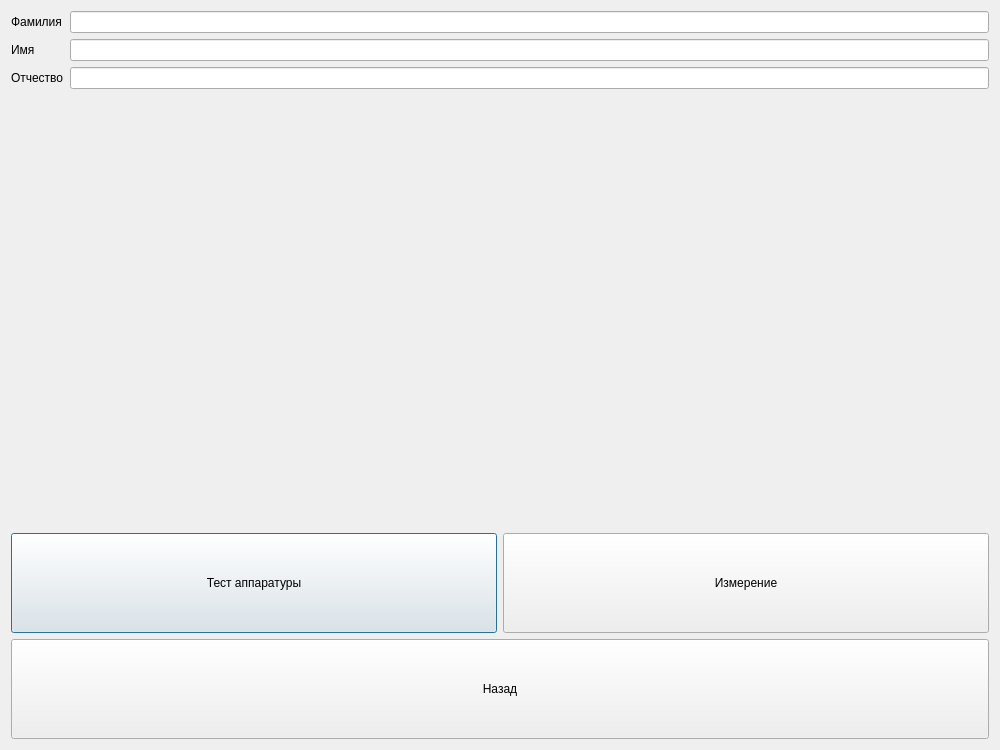
<?xml version="1.0" encoding="UTF-8"?>
<ui version="4.0">
 <class>Neutron</class>
 <widget class="QDialog" name="Neutron">
  <property name="geometry">
   <rect>
    <x>0</x>
    <y>0</y>
    <width>1000</width>
    <height>750</height>
   </rect>
  </property>
  <property name="windowTitle">
   <string>Dialog</string>
  </property>
  <layout class="QVBoxLayout" name="verticalLayout_3">
   <item>
    <layout class="QFormLayout" name="formLayout">
     <item row="0" column="0">
      <layout class="QVBoxLayout" name="verticalLayout_2">
       <item>
        <widget class="QLabel" name="label">
         <property name="text">
          <string>Фамилия</string>
         </property>
        </widget>
       </item>
       <item>
        <widget class="QLabel" name="label_2">
         <property name="text">
          <string>Имя</string>
         </property>
        </widget>
       </item>
       <item>
        <widget class="QLabel" name="label_3">
         <property name="text">
          <string>Отчество</string>
         </property>
        </widget>
       </item>
      </layout>
     </item>
     <item row="0" column="1">
      <layout class="QVBoxLayout" name="verticalLayout">
       <item>
        <widget class="QLineEdit" name="lineEdit"/>
       </item>
       <item>
        <widget class="QLineEdit" name="lineEdit_2"/>
       </item>
       <item>
        <widget class="QLineEdit" name="lineEdit_3"/>
       </item>
      </layout>
     </item>
    </layout>
   </item>
   <item>
    <layout class="QHBoxLayout" name="horizontalLayout">
     <item>
      <widget class="QPushButton" name="pushButton_2">
       <property name="sizePolicy">
        <sizepolicy hsizetype="Minimum" vsizetype="Maximum">
         <horstretch>0</horstretch>
         <verstretch>0</verstretch>
        </sizepolicy>
       </property>
       <property name="minimumSize">
        <size>
         <width>0</width>
         <height>100</height>
        </size>
       </property>
       <property name="text">
        <string>Тест аппаратуры</string>
       </property>
      </widget>
     </item>
     <item>
      <widget class="QPushButton" name="pushButton_3">
       <property name="sizePolicy">
        <sizepolicy hsizetype="Minimum" vsizetype="Maximum">
         <horstretch>0</horstretch>
         <verstretch>0</verstretch>
        </sizepolicy>
       </property>
       <property name="minimumSize">
        <size>
         <width>0</width>
         <height>100</height>
        </size>
       </property>
       <property name="text">
        <string>Измерение</string>
       </property>
      </widget>
     </item>
    </layout>
   </item>
   <item>
    <widget class="QPushButton" name="pushButton">
     <property name="sizePolicy">
      <sizepolicy hsizetype="Minimum" vsizetype="Maximum">
       <horstretch>0</horstretch>
       <verstretch>0</verstretch>
      </sizepolicy>
     </property>
     <property name="minimumSize">
      <size>
       <width>0</width>
       <height>100</height>
      </size>
     </property>
     <property name="text">
      <string>Назад</string>
     </property>
    </widget>
   </item>
  </layout>
 </widget>
 <resources/>
 <connections/>
</ui>
